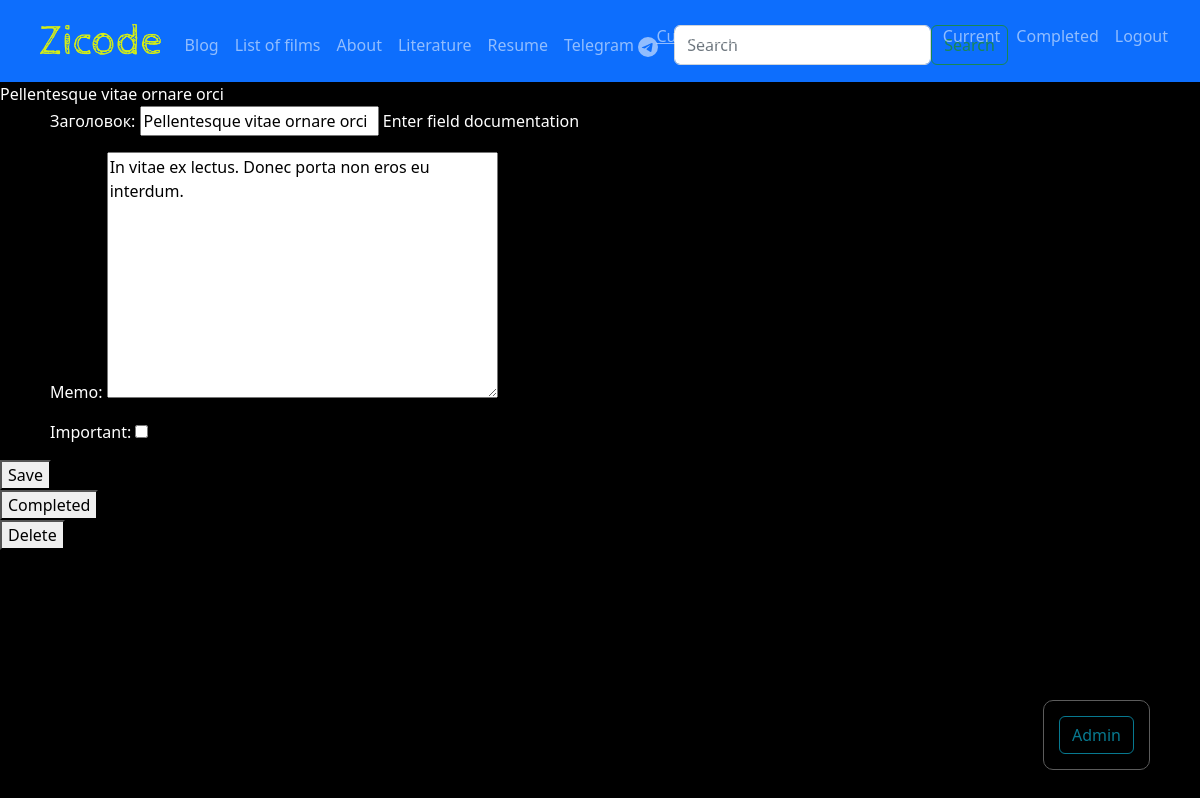
The app's page /todo/todo/6 (signed in) with its own data.
### todo/models.py (models this page shows, shortened)
class Todo(models.Model):
    title = models.CharField("Заголовок", blank=True, help_text="Enter field documentation", max_length=100)
    memo = models.TextField(blank=True)
    created = models.DateTimeField(auto_now_add=True)
    datecompleted = models.DateTimeField(null=True, blank=True)
    important = models.BooleanField(default=False)
    user = models.ForeignKey(User, on_delete=models.CASCADE)

### todo/views.py (the view, shortened to what this page needs)
# urls.py: path('todo/<int:todo_pk>', views.viewtodo, name="viewtodo"),
@login_required
def viewtodo(request, todo_pk):
    todo =get_object_or_404(Todo, pk=todo_pk, user =request.user)
    if request.method == "GET":
        form = TodoForm(instance=todo)
        return render(request, 'todo/viewtodo.html', {'todo': todo, 'form':form})

### todo/forms.py
class TodoForm(ModelForm):
    class Meta:
        model = Todo
        fields = ['title', 'memo', 'important']

### todo/templates/todo/viewtodo.html (shortened to what this page needs)
{% extends 'portfolio/base.html' %}
{% block content %}
<form method="POST">
    {{ form.as_p }}
<button type = "submit">Save</button>
</form>
<form method="POST" action="{% url 'completetodo' todo.id %}">
<button type = "submit">Completed</button>
</form>
<form method="POST" action="{% url 'deletetodo' todo.id %}">
<button type = "submit">Delete</button>
</form>
{% endblock %}

### portfolio/static/css/styles.css (style rules this page uses)
body { background: #000000; color: #fff; }
p { text-indent: 25px; }

### records on screen
Todo: title "Pellentesque vitae ornare orci", memo "In vitae ex lectus. Donec porta non eros eu interdum."
